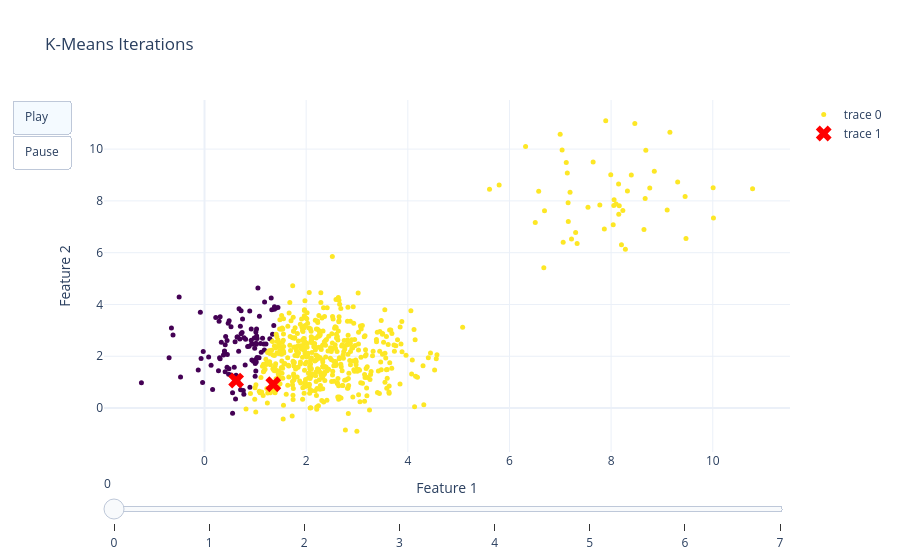

Write notebook code for a chart like this one.
### Markdown cell above
## K-Means Clustering

The most popular clustering approach is K-Means. The algorithm itself entails the following:

1. Pick an arbitrary $k$, and randomly place $k$ “centers”, each a different color.
2. Repeat until convergence:
   1. Color points according to the closest center (also called centroids). b. Move the center for each color to the center of points with that color.

### Code cell
import numpy as np
import plotly.graph_objects as go
from sklearn.cluster import KMeans

np.random.seed(42)

blob1 = np.random.normal(loc=[2, 2], scale=1.0, size=(600, 2))
blob2 = np.random.normal(loc=[8, 8], scale=1.2, size=(50, 2))
X = np.vstack((blob1, blob2))

k = 2
max_iter = 10

centroids = X[np.random.choice(len(X), k, replace=False)]

frames = []

for i in range(max_iter):
    distances = np.linalg.norm(X[:, None] - centroids, axis=2)
    labels = np.argmin(distances, axis=1)

    frames.append(go.Frame(
        data=[
            go.Scatter(
                x=X[:, 0],
                y=X[:, 1],
                mode='markers',
                marker=dict(color=labels, colorscale='Viridis', size=5),
            ),
            go.Scatter(
                x=centroids[:, 0],
                y=centroids[:, 1],
                mode='markers',
                marker=dict(color='red', size=14, symbol='x'),
            )
        ],
        name=f"Iteration {i}"
    ))

    new_centroids = np.array([
        X[labels == j].mean(axis=0) if np.any(labels == j) else centroids[j]
        for j in range(k)
    ])

    if np.allclose(centroids, new_centroids):
        break

    centroids = new_centroids

fig = go.Figure(
    data=frames[0].data,
    frames=frames
)

fig.update_layout(
    title="K-Means Iterations",
    xaxis_title="Feature 1",
    yaxis_title="Feature 2",
    template="plotly_white",
    updatemenus=[{
        "type": "buttons",
        "buttons": [
            {"label": "Play", "method": "animate", "args": [None]},
            {"label": "Pause", "method": "animate", "args": [[None], {"frame": {"duration": 0}}]}
        ]
    }],
    sliders=[{
        "steps": [
            {
                "method": "animate",
                "label": f"{i}",
                "args": [[f"Iteration {i}"], {"mode": "immediate"}]
            }
            for i in range(len(frames))
        ]
    }]
)

fig.show()

### Figure 1 — Plotly figure (JSON) as saved in the notebook; plotly's stock layout.template omitted (floating-point values rounded to 4 significant figures; data arrays with more than 128 entries replaced by an {"elided": "..."} marker saying what was removed)
{"data": [{"marker": {"color": {"elided": "650 int values"}, "colorscale": [[0, "#440154"], [0.1111, "#482878"], [0.2222, "#3e4989"], [0.3333, "#31688e"], [0.4444, "#26828e"], [0.5556, "#1f9e89"], [0.6667, "#35b779"], [0.7778, "#6ece58"], [0.8889, "#b5de2b"], [1, "#fde725"]], "size": 5}, "mode": "markers", "type": "scatter", "x": {"elided": "650 float values"}, "y": {"elided": "650 float values"}}, {"marker": {"color": "red", "size": 14, "symbol": "x"}, "mode": "markers", "type": "scatter", "x": [0.6223, 1.353], "y": [1.062, 0.9185]}], "layout": {"sliders": [{"steps": [{"args": [["Iteration 0"], {"mode": "immediate"}], "label": "0", "method": "animate"}, {"args": [["Iteration 1"], {"mode": "immediate"}], "label": "1", "method": "animate"}, {"args": [["Iteration 2"], {"mode": "immediate"}], "label": "2", "method": "animate"}, {"args": [["Iteration 3"], {"mode": "immediate"}], "label": "3", "method": "animate"}, {"args": [["Iteration 4"], {"mode": "immediate"}], "label": "4", "method": "animate"}, {"args": [["Iteration 5"], {"mode": "immediate"}], "label": "5", "method": "animate"}, {"args": [["Iteration 6"], {"mode": "immediate"}], "label": "6", "method": "animate"}, {"args": [["Iteration 7"], {"mode": "immediate"}], "label": "7", "method": "animate"}]}], "title": {"text": "K-Means Iterations"}, "updatemenus": [{"buttons": [{"args": [null], "label": "Play", "method": "animate"}, {"args": [[null], {"frame": {"duration": 0}}], "label": "Pause", "method": "animate"}], "type": "buttons"}], "xaxis": {"title": {"text": "Feature 1"}}, "yaxis": {"title": {"text": "Feature 2"}}}}
